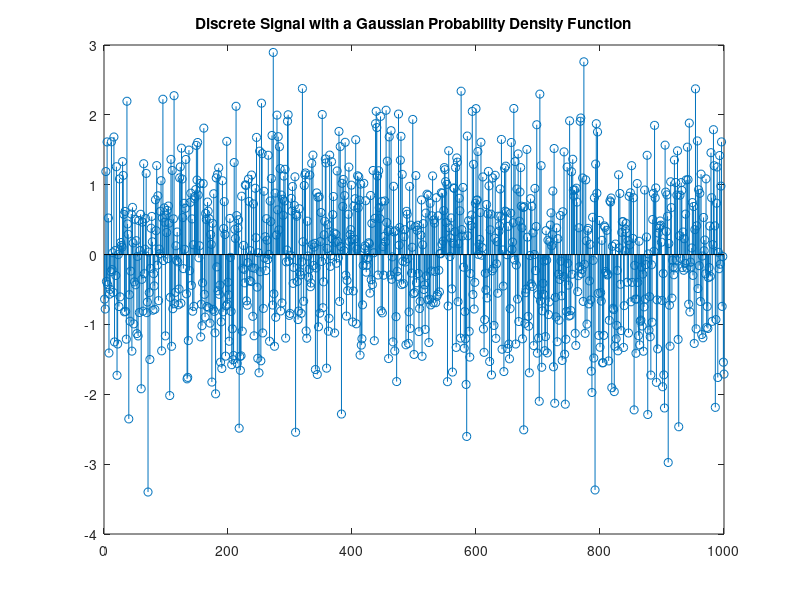
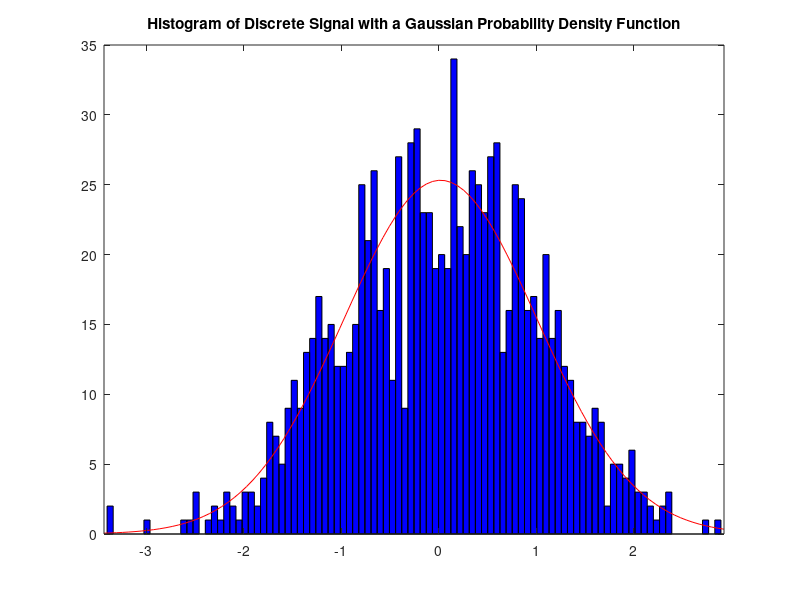

The MATLAB script that drew these images, in order:
%% PRACTICE 10.1: Generation and Statistical Characterization of White Gaussian Noise

clc, clear all, close all
y = randn(1,1000); % 1000-sample vector
stem(y)
title('Discrete Signal with a Gaussian Probability Density Function')
figure
histfit(y,100) % Generates the histogram and overlays the best Gaussian fit
title('Histogram of Discrete Signal with a Gaussian Probability Density Function')
%% Measurements for VERIFICATION:
% Central tendency (arithmetic mean or average):
mean_value = mean(y);
% Dispersion (standard deviation):
std_deviation = std(y);
% Asymmetry (skewness):
skewness_value = skewness(y);
% Tail heaviness (kurtosis):
kurtosis_value = kurtosis(y);
